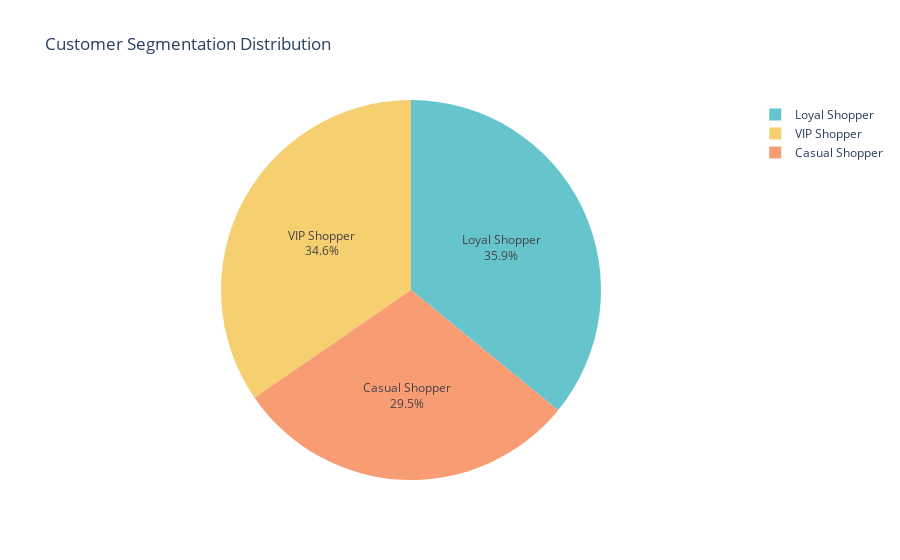

Here is the notebook cell this chart was saved with:
### Code cell
import plotly.express as px
import plotly.graph_objects as go
import plotly.io as pio
pio.renderers.default = 'jupyterlab'



# Pie chart for customer segments
fig = px.pie(data, names='Segment', title='Customer Segmentation Distribution',
             color_discrete_sequence=px.colors.qualitative.Pastel)

fig.update_traces(textposition='inside', textinfo='percent+label')
fig.show()

### Figure 1 — Plotly figure (JSON) as saved in the notebook; plotly's stock layout.template omitted (floating-point values rounded to 4 significant figures; data arrays with more than 128 entries replaced by an {"elided": "..."} marker saying what was removed)
{"data": [{"domain": {"x": [0, 1], "y": [0, 1]}, "hovertemplate": "Segment=%{label}<extra></extra>", "labels": {"elided": "1000 str values"}, "legendgroup": "", "name": "", "showlegend": true, "textinfo": "percent+label", "textposition": "inside", "type": "pie"}], "layout": {"autosize": true, "legend": {"tracegroupgap": 0}, "piecolorway": ["rgb(102, 197, 204)", "rgb(246, 207, 113)", "rgb(248, 156, 116)", "rgb(220, 176, 242)", "rgb(135, 197, 95)", "rgb(158, 185, 243)", "rgb(254, 136, 177)", "rgb(201, 219, 116)", "rgb(139, 224, 164)", "rgb(180, 151, 231)", "rgb(179, 179, 179)"], "title": {"text": "Customer Segmentation Distribution"}}}
